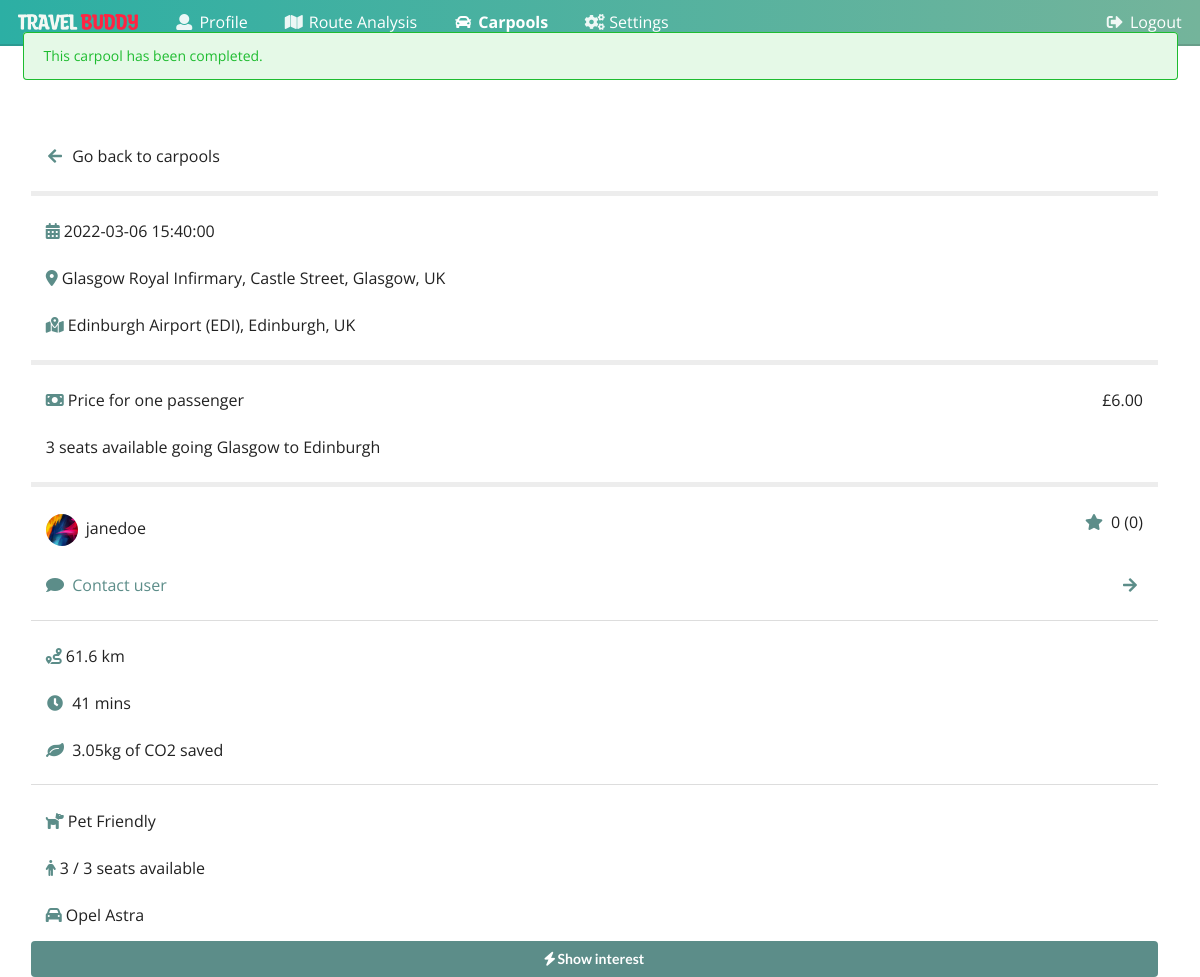
/carpools/27, run on the app's committed database.
### tables this page shows
CREATE TABLE carpool_ride (journey_id INTEGER PRIMARY KEY AUTOINCREMENT NOT NULL UNIQUE, is_complete BOOLEAN NOT NULL DEFAULT (0), seats_initial INTEGER, seats_available INTEGER NOT NULL, driver VARCHAR NOT NULL REFERENCES account (username), starting_point VARCHAR NOT NULL, destination VARCHAR NOT NULL, pickup_datetime DATETIME NOT NULL, price REAL NOT NULL, description VARCHAR, distance INTEGER, distance_text VARCHAR, estimate_duration INTEGER, estimate_duration_text VARCHAR, estimate_co2_per_person REAL, estimate_co2_saved REAL);

CREATE TABLE profile (username VARCHAR REFERENCES account (username) PRIMARY KEY NOT NULL UNIQUE, first_name VARCHAR NOT NULL, last_name VARCHAR NOT NULL, is_driver BOOLEAN DEFAULT (0) NOT NULL, bio VARCHAR DEFAULT "This is my bio!" NOT NULL, photo VARCHAR DEFAULT "default.jpg", verified BOOLEAN NOT NULL DEFAULT (0), join_date DATE, home STRING, work STRING);

### src/travel_buddy/views/carpool.py (the view)
@carpool_blueprint.route("/carpools/<journey_id>", methods=["GET"])
@limiter.limit("1/sec")
def view_carpool_journey(journey_id: int):
    carpool_details = helper_carpool.get_carpool_details(journey_id)
    if not carpool_details:
        session["error"] = "Carpool journey does not exist."
        return render_template("view_carpool.html")
    (
        driver,
        is_complete,
        seats_initial,
        seats_available,
        starting_point,
        destination,
        pickup_datetime,
        price,
        description,
        distance_text,
        duration_text,
        co2_pp,
        co2_saved,
    ) = carpool_details
    price = format(price, ".2f")
    passenger_list = helper_carpool.get_passenger_list(journey_id)
    average_rating, total_ratings = helper_general.get_user_rating(driver)
    return render_template(
        "view_carpool.html",
        username=session.get("username"),
        driver=driver,
        is_complete=is_complete,
        seats_initial=seats_initial,
        seats_available=seats_available,
        starting_point=starting_point,
        destination=destination,
        pickup_datetime=pickup_datetime,
        price=price,
        description=description,
        distance_text=distance_text,
        duration_text=duration_text,
        co2_pp=co2_pp,
        co2_saved=co2_saved,
        passenger_list=passenger_list,
        journey_id=journey_id,
        avatar=helper_general.get_user_avatar(driver),
        rating_average=average_rating,
        rating_count=total_ratings,
        icons=helper_carpool.get_icons(description),
    )

### src/travel_buddy/helpers/helper_carpool.py (called while the page is built)
def get_icons(description):
    description = description.lower()
    icons = ""
    if "no smoking" in description:
        icons += '<i class="fa-solid fa-ban-smoking"></i>'
    return icons

def get_carpool_details(journey_id: int) -> list:
    with sqlite3.connect(DB_PATH) as conn:
        cur = conn.cursor()
        cur.execute(
            "SELECT driver, is_complete, seats_initial, seats_available, starting_point, "
            "destination, pickup_datetime, price, description, distance_text, "
            "estimate_duration_text, estimate_co2_per_person, estimate_co2_saved "
            "FROM carpool_ride WHERE journey_id=?;",
            (journey_id,),
        )
        carpool_details = cur.fetchone()
        return carpool_details

def get_passenger_list(journey_id: int) -> list:
    with sqlite3.connect(DB_PATH) as conn:
        cur = conn.cursor()
        cur.execute(
            "SELECT requester FROM carpool_request WHERE journey_id=?;", (journey_id,)
        )
        conn.commit()
        passenger_list = cur.fetchall()
    return passenger_list

### src/travel_buddy/helpers/helper_general.py (called while the page is built)
def get_database_path() -> str:
    BASE_DIR = pathlib.Path(__file__).parent.parent.parent.parent
    DB_PATH = os.path.join(BASE_DIR, "db.sqlite3")
    return DB_PATH

def get_user_avatar(username):
    DB_PATH = get_database_path()
    with sqlite3.connect(DB_PATH) as conn:
        cursor = conn.cursor()
        cursor.execute("SELECT photo FROM profile WHERE username = ?", (username,))
        avatar = cursor.fetchone()
        return avatar[0]

def get_user_rating(username):
    DB_PATH = get_database_path()
    with sqlite3.connect(DB_PATH) as conn:
        cursor = conn.cursor()
        cursor.execute(
            "SELECT AVG(rating_given), COUNT(rating_given) FROM rating WHERE rated_username = ?",
            (username,),
        )
        rating = cursor.fetchone()
        if rating[0] is None:
            return 0, 0
        return rating[0], rating[1]

### src/travel_buddy/templates/view_carpool.html (shortened to what this page needs)
<!DOCTYPE html>
<html>
<head>
    <link rel="stylesheet" href="https://cdnjs.cloudflare.com/ajax/libs/semantic-ui/2.4.1/semantic.min.css">
    <link rel="stylesheet" href="https://cdnjs.cloudflare.com/ajax/libs/font-awesome/6.0.0-beta3/css/all.min.css" />
	<link rel="stylesheet" href="../static/css/mobile.css">
    <link rel="stylesheet" href="../static/css/carpools.css">
    <link rel="stylesheet" href="../static/css/theme.css">
</head>
<body>
    <div class="ui secondary pointing menu big nav">
        <div class="item"><img src="../static/logos/nav logo.png" style="width:7.5em; user-select: none;" ondragstart="return false;"></div>
        <a class="item" href="/profile">
            <i class="user icon"></i>
            <div class="mobile hidden">Profile</div>
        </a>
        <a class="item" href="/routes">
            <i class="map icon"></i>
            <div class="mobile hidden">Route Analysis</div>
        </a>
        <a class="item active" href="/carpools">
            <i class="car icon"></i>
            <div class="mobile hidden">Carpools</div>
        </a>
        <a class="item" href="/settings">
            <i class="settings icon"></i>
            <div class="mobile hidden">Settings</div>
        </a>
        <a class="item right" href="/logout">
            <i class="sign out alternate icon"></i>
            <div class="mobile hidden">Logout</div>
        </a>
    </div>
    <div class="ui container">
        <div class="ui grid divided stackable">
            {% if is_complete == 1 %}
                <div class="ui fluid green message" style="width: 100%;">This carpool has been completed.</div>
            {% endif %}
            <div class="ui secondary big vertical menu fluid">
                <a href="/carpools" class="item">
                    <div>
                        <i class="icon left arrow"></i> Go back to carpools
                    </div>
                </a>
                <div class="ui divider custom-divider"></div>
                <a class="item"><i class="fa-solid fa-calendar-days"></i> {{pickup_datetime}}</a>
                <a class="item"><i class="fa-solid fa-location-dot"></i> {{starting_point}}</a>
                <a class="item"><i class="fa-solid fa-map-location-dot"></i> {{destination}}</a>
                <div class="ui divider custom-divider"></div>
                <a class="item"><i class="fa-solid fa-money-bill"></i> Price for one passenger <span style="float: right;">£{{price}}</span></a>
                <a class="item">{{description}}</a>
                <div class="ui divider custom-divider"></div>
                <a class="item" href="/profile/{{driver}}">
                    <img class="ui avatar image" src="../static/avatars/{{avatar}}">
                    {{driver}} {%if is_verified %} <i class="fa-solid fa-circle-check"></i> {%endif%}
                    <div style="float: right;">
                        <i class="star icon"></i> {{rating_average}} ({{rating_count}})
                    </div>
                </a>
                <a class="item">
                    <div style="color: #5C8D89;">
                        <i class="chat icon"></i>
                        Contact user
                        <span style="float: right;"><i class="right arrow icon"></i></span>
                    </div>
                </a>
                <div class="ui divider"></div>
                <a class="item">
                    <i class="fa fa-route"></i>
                    {{distance_text}}
                </a>
                <a class="item">
                    <div>
                        <i class="time icon"></i>
                        {{duration_text}}
                    </div>
                </a>
                <a class="item">
                    <div>
                        <i class="leaf icon"></i>
                        {{co2_pp}}kg of CO2 saved
                    </div>
                </a>
                <div class="ui divider"></div>
                <a class="item">
                    <i class="fa-solid fa-dog"></i>
                    Pet Friendly
                </a>
                <a class="item">
                    <i class="fa-solid fa-person"></i>
                    {{seats_available}} / {{seats_initial}} seats available
                </a>
                <a class="item">
                    <i class="fa-solid fa-car"></i>
                    Opel Astra
                </a>
                {% if is_interested %}
                <button id="toggle_interest_btn" class="ui button fluid green theme-4"><i class="fa-solid fa-check" style="color: white !important;"></i> Interested</button>
                {% else %}
                <button id="toggle_interest_btn" class="ui button fluid green theme-4"><i class="fa-solid fa-bolt" style="color: white !important;"></i> Show interest</button>
                {%endif%}
            </div>
        </div>
    </div>
</body>
</html>

### src/travel_buddy/static/css/theme.css (style rules this page uses)
.item i { text-align: center; }
.container i { color: #5C8D89 !important; }
button i { color: #f4f9f4 !important; }
.theme-4 { background-color: #5C8D89 !important; }

### src/travel_buddy/templates/view_carpool.html (style rules this page uses)
* { box-sizing: border-box; transition: all 0.4s; font-family: "Open Sans", "Helvetica", "Montserrat", sans-serif; }
.custom-divider { border-top: 5px solid #EDEDED !important; }
.item { transition: 0.2s !important; transition-property: padding-left, background-color; }
.nav { background: -webkit-linear-gradient(to right, #2cafa4, #74B49B) !important; background: linear-gradient(to right, #2cafa4, #74B49B) !important; color: #FFFFFF !important; margin: 0rem !important; }
.nav a { color: #FFFFFF !important; }
.active { border-bottom-color: #FFFFFF !important; }

### data on the page
carpool_ride: pickup_datetime "2022-03-06 15:40:00", starting_point "Glasgow Royal Infirmary, Castle Street, Glasgow, UK", destination "Edinburgh Airport (EDI), Edinburgh, UK", description "3 seats available going Glasgow to Edinburgh", driver "janedoe", distance_text "61.6 km", estimate_duration_text "41 mins", estimate_co2_per_person "3.05"
profile: photo (picture)

### other printed values
{{ price }} "6.00"
{{ rating_average }} "0"
{{ rating_count }} "0"
{{ seats_available }} "3"
{{ seats_initial }} "3"
